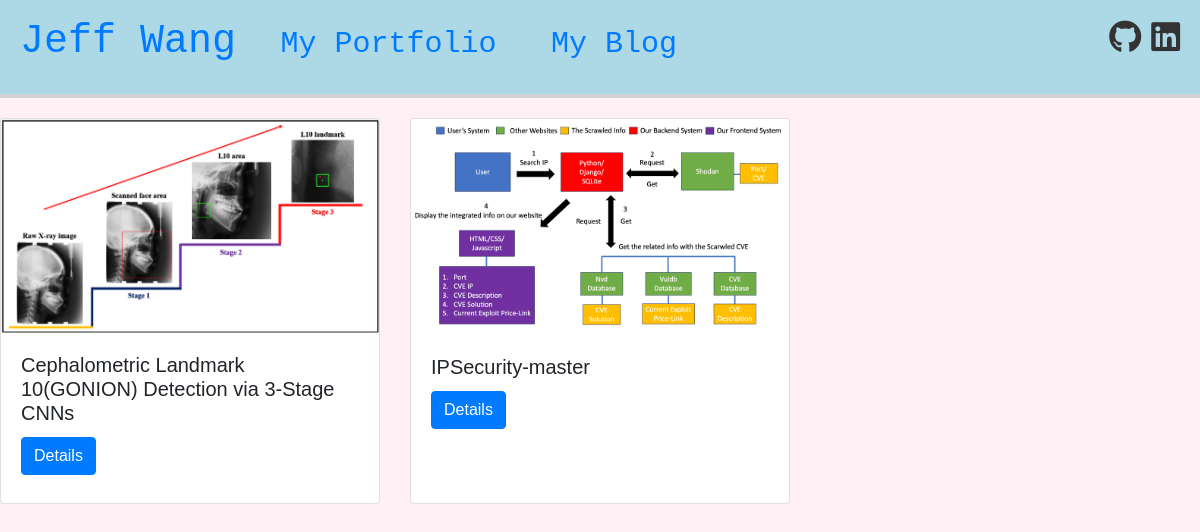
/projects/, run on the app's committed database.
### projects/models.py (models this page shows)
class Project(models.Model):
    title = models.CharField(max_length=100)
    description = models.TextField()
    technology = models.CharField(max_length=20)
    image = models.FilePathField(path="/img")

### projects/views.py (the view)
# urls.py: path("", views.project_index, name="project_index"),
def project_index(request):
    projects = Project.objects.all()
    context = {
        'projects': projects
    }
    return render(request, 'project_index.html', context)

### projects/templates/project_index.html
{% extends "base.html" %}
{% load static %}
{% block page_content %}
<div class="row" style="margin-top: 20px;">
    {% for project in projects %}
    <div class="col-md-4">
        <div class="card mb-2 h-100 d-flex flex-column">
            <img class="card-img-top" src="{% static project.image %}">
            <div class="card-body flex-fill">
                <h5 class="card-title">{{ project.title }}</h5>
                <a href="{% url 'project_detail' project.pk %}" class="btn btn-primary">
                    Details
                </a>
            </div>
        </div>
    </div>
    {% endfor %}
</div>
{% endblock %}

### personal_portfolio/templates/base.html (shortened to what this page needs)
<link
  rel="stylesheet"
  href="https://stackpath.bootstrapcdn.com/bootstrap/4.1.3/css/bootstrap.min.css"
/>
<link
  rel="stylesheet"
  href="https://cdnjs.cloudflare.com/ajax/libs/font-awesome/5.15.3/css/all.min.css"
/>
<div class="icons-container">
  <a
    class="icon-link"
    href="https://github.com/s890126"
    target="_blank"
    title="GitHub"
  >
    <i class="fab fa-github"></i>
  </a>
  <a
    class="icon-link"
    href="https://www.linkedin.com/in/tzu-wang"
    target="_blank"
    title="LinkedIn"
  >
    <i class="fab fa-linkedin"></i>
  </a>
</div>
<div style="background-color: lightblue;">
  <span style="display: inline-block; margin-left: 20px; margin-top: 10px; font-size: 40px; font-family: 'Courier New', monospace;">
      <a href="{% url 'index' %}">Jeff Wang</a>
  </span>
  <span style="display: inline-block; margin-left: 40px; font-size: 30px; font-family: 'Courier New', monospace;">
      <a href="{% url 'project_index' %}">My Portfolio</a>
  </span>
  <span style="display: inline-block; margin-left: 50px; font-size: 30px; font-family: 'Courier New', monospace;">
      <a href="{% url 'blog_index' %}">My Blog</a>
  </span>
  <hr />
</div>
{% block page_content %} {% endblock %}

### personal_portfolio/templates/base.html (style rules this page uses)
.icons-container { position: absolute; top: 20px; right: 20px; display: flex; align-items: center; }
.icon-link { color: #333; font-size: 33px; margin-left: 10px; text-decoration: none; }
hr { border: 2px solid lightgray; margin: 20px 0; }

### data on the page
Project: image (picture), title "Cephalometric Landmark 10(GONION) Detection via 3-Stage CNNs"
Project: image (picture), title "IPSecurity-master"
